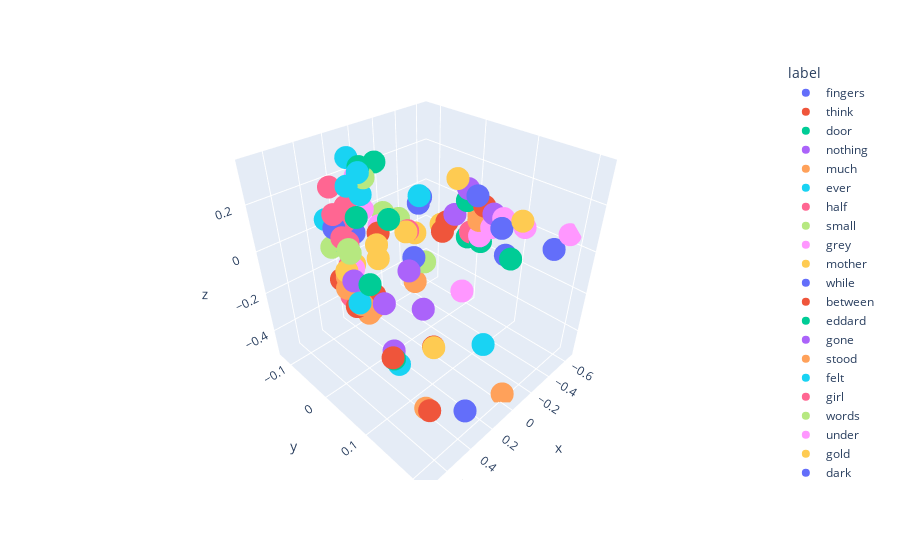

The notebook cell saved with this chart:
### Code cell
import pandas as pd
import plotly.express as px

# Giả sử X có 3 cột: x, y, z
df = pd.DataFrame(X[200:300], columns=['x', 'y', 'z'])

# Thêm nhãn color từ y
df['label'] = y[200:300]

# Vẽ scatter 3D
fig = px.scatter_3d(
    data_frame=df,
    x='x',
    y='y',
    z='z',
    color='label'
)
fig.show()

### Figure 1 — Plotly figure (JSON) as saved in the notebook; plotly's stock layout.template omitted (floating-point values rounded to 4 significant figures)
{"data": [{"hovertemplate": "label=fingers<br>x=%{x}<br>y=%{y}<br>z=%{z}<extra></extra>", "legendgroup": "fingers", "marker": {"color": "#636efa", "symbol": "circle"}, "mode": "markers", "name": "fingers", "scene": "scene", "showlegend": true, "type": "scatter3d", "x": [-0.6101], "y": [0.1662], "z": [-0.03115]}, {"hovertemplate": "label=think<br>x=%{x}<br>y=%{y}<br>z=%{z}<extra></extra>", "legendgroup": "think", "marker": {"color": "#EF553B", "symbol": "circle"}, "mode": "markers", "name": "think", "scene": "scene", "showlegend": true, "type": "scatter3d", "x": [0.7217], "y": [0.1572], "z": [-0.05346]}, {"hovertemplate": "label=door<br>x=%{x}<br>y=%{y}<br>z=%{z}<extra></extra>", "legendgroup": "door", "marker": {"color": "#00cc96", "symbol": "circle"}, "mode": "markers", "name": "door", "scene": "scene", "showlegend": true, "type": "scatter3d", "x": [-0.4877], "y": [0.1088], "z": [-0.11]}, {"hovertemplate": "label=nothing<br>x=%{x}<br>y=%{y}<br>z=%{z}<extra></extra>", "legendgroup": "nothing", "marker": {"color": "#ab63fa", "symbol": "circle"}, "mode": "markers", "name": "nothing", "scene": "scene", "showlegend": true, "type": "scatter3d", "x": [0.5066], "y": [0.09667], "z": [-0.2236]}, {"hovertemplate": "label=much<br>x=%{x}<br>y=%{y}<br>z=%{z}<extra></extra>", "legendgroup": "much", "marker": {"color": "#FFA15A", "symbol": "circle"}, "mode": "markers", "name": "much", "scene": "scene", "showlegend": true, "type": "scatter3d", "x": [0.5662], "y": [0.1743], "z": [-0.3325]}, {"hovertemplate": "label=ever<br>x=%{x}<br>y=%{y}<br>z=%{z}<extra></extra>", "legendgroup": "ever", "marker": {"color": "#19d3f3", "symbol": "circle"}, "mode": "markers", "name": "ever", "scene": "scene", "showlegend": true, "type": "scatter3d", "x": [0.5233], "y": [0.1116], "z": [-0.2563]}, {"hovertemplate": "label=half<br>x=%{x}<br>y=%{y}<br>z=%{z}<extra></extra>", "legendgroup": "half", "marker": {"color": "#FF6692", "symbol": "circle"}, "mode": "markers", "name": "half", "scene": "scene", "showlegend": true, "type": "scatter3d", "x": [-0.1718], "y": [-0.05118], "z": [-0.06258]}, {"hovertemplate": "label=small<br>x=%{x}<br>y=%{y}<br>z=%{z}<extra></extra>", "legendgroup": "small", "marker": {"color": "#B6E880", "symbol": "circle"}, "mode": "markers", "name": "small", "scene": "scene", "showlegend": true, "type": "scatter3d", "x": [-0.105], "y": [-0.09419], "z": [-2.615e-05]}, {"hovertemplate": "label=grey<br>x=%{x}<br>y=%{y}<br>z=%{z}<extra></extra>", "legendgroup": "grey", "marker": {"color": "#FF97FF", "symbol": "circle"}, "mode": "markers", "name": "grey", "scene": "scene", "showlegend": true, "type": "scatter3d", "x": [-0.6521], "y": [0.1829], "z": [0.0437]}, {"hovertemplate": "label=mother<br>x=%{x}<br>y=%{y}<br>z=%{z}<extra></extra>", "legendgroup": "mother", "marker": {"color": "#FECB52", "symbol": "circle"}, "mode": "markers", "name": "mother", "scene": "scene", "showlegend": true, "type": "scatter3d", "x": [0.5817], "y": [0.02941], "z": [0.06379]}, {"hovertemplate": "label=while<br>x=%{x}<br>y=%{y}<br>z=%{z}<extra></extra>", "legendgroup": "while", "marker": {"color": "#636efa", "symbol": "circle"}, "mode": "markers", "name": "while", "scene": "scene", "showlegend": true, "type": "scatter3d", "x": [-0.3073], "y": [-0.0534], "z": [0.06605]}, {"hovertemplate": "label=between<br>x=%{x}<br>y=%{y}<br>z=%{z}<extra></extra>", "legendgroup": "between", "marker": {"color": "#EF553B", "symbol": "circle"}, "mode": "markers", "name": "between", "scene": "scene", "showlegend": true, "type": "scatter3d", "x": [-0.4848], "y": [0.0488], "z": [0.07815]}, {"hovertemplate": "label=eddard<br>x=%{x}<br>y=%{y}<br>z=%{z}<extra></extra>", "legendgroup": "eddard", "marker": {"color": "#00cc96", "symbol": "circle"}, "mode": "markers", "name": "eddard", "scene": "scene", "showlegend": true, "type": "scatter3d", "x": [0.4473], "y": [0.08121], "z": [0.2826]}, {"hovertemplate": "label=gone<br>x=%{x}<br>y=%{y}<br>z=%{z}<extra></extra>", "legendgroup": "gone", "marker": {"color": "#ab63fa", "symbol": "circle"}, "mode": "markers", "name": "gone", "scene": "scene", "showlegend": true, "type": "scatter3d", "x": [0.04432], "y": [0.03974], "z": [-0.2849]}, {"hovertemplate": "label=stood<br>x=%{x}<br>y=%{y}<br>z=%{z}<extra></extra>", "legendgroup": "stood", "marker": {"color": "#FFA15A", "symbol": "circle"}, "mode": "markers", "name": "stood", "scene": "scene", "showlegend": true, "type": "scatter3d", "x": [-0.455], "y": [0.04486], "z": [0.01494]}, {"hovertemplate": "label=felt<br>x=%{x}<br>y=%{y}<br>z=%{z}<extra></extra>", "legendgroup": "felt", "marker": {"color": "#19d3f3", "symbol": "circle"}, "mode": "markers", "name": "felt", "scene": "scene", "showlegend": true, "type": "scatter3d", "x": [-0.1742], "y": [0.1258], "z": [-0.429]}, {"hovertemplate": "label=girl<br>x=%{x}<br>y=%{y}<br>z=%{z}<extra></extra>", "legendgroup": "girl", "marker": {"color": "#FF6692", "symbol": "circle"}, "mode": "markers", "name": "girl", "scene": "scene", "showlegend": true, "type": "scatter3d", "x": [0.2872], "y": [-0.06671], "z": [-0.1208]}, {"hovertemplate": "label=words<br>x=%{x}<br>y=%{y}<br>z=%{z}<extra></extra>", "legendgroup": "words", "marker": {"color": "#B6E880", "symbol": "circle"}, "mode": "markers", "name": "words", "scene": "scene", "showlegend": true, "type": "scatter3d", "x": [0.343], "y": [-0.002277], "z": [-0.2241]}, {"hovertemplate": "label=under<br>x=%{x}<br>y=%{y}<br>z=%{z}<extra></extra>", "legendgroup": "under", "marker": {"color": "#FF97FF", "symbol": "circle"}, "mode": "markers", "name": "under", "scene": "scene", "showlegend": true, "type": "scatter3d", "x": [-0.5283], "y": [0.08046], "z": [0.04171]}, {"hovertemplate": "label=gold<br>x=%{x}<br>y=%{y}<br>z=%{z}<extra></extra>", "legendgroup": "gold", "marker": {"color": "#FECB52", "symbol": "circle"}, "mode": "markers", "name": "gold", "scene": "scene", "showlegend": true, "type": "scatter3d", "x": [-0.4264], "y": [0.002307], "z": [0.1732]}, {"hovertemplate": "label=dark<br>x=%{x}<br>y=%{y}<br>z=%{z}<extra></extra>", "legendgroup": "dark", "marker": {"color": "#636efa", "symbol": "circle"}, "mode": "markers", "name": "dark", "scene": "scene", "showlegend": true, "type": "scatter3d", "x": [-0.4933], "y": [0.0848], "z": [0.009197]}, {"hovertemplate": "label=put<br>x=%{x}<br>y=%{y}<br>z=%{z}<extra></extra>", "legendgroup": "put", "marker": {"color": "#EF553B", "symbol": "circle"}, "mode": "markers", "name": "put", "scene": "scene", "showlegend": true, "type": "scatter3d", "x": [0.01217], "y": [-0.0744], "z": [-0.04989]}, {"hovertemplate": "label=hear<br>x=%{x}<br>y=%{y}<br>z=%{z}<extra></extra>", "legendgroup": "hear", "marker": {"color": "#00cc96", "symbol": "circle"}, "mode": "markers", "name": "hear", "scene": "scene", "showlegend": true, "type": "scatter3d", "x": [0.5355], "y": [0.1049], "z": [-0.2359]}, {"hovertemplate": "label=steel<br>x=%{x}<br>y=%{y}<br>z=%{z}<extra></extra>", "legendgroup": "steel", "marker": {"color": "#ab63fa", "symbol": "circle"}, "mode": "markers", "name": "steel", "scene": "scene", "showlegend": true, "type": "scatter3d", "x": [-0.456], "y": [0.01946], "z": [0.1369]}, {"hovertemplate": "label=sister<br>x=%{x}<br>y=%{y}<br>z=%{z}<extra></extra>", "legendgroup": "sister", "marker": {"color": "#FFA15A", "symbol": "circle"}, "mode": "markers", "name": "sister", "scene": "scene", "showlegend": true, "type": "scatter3d", "x": [0.5291], "y": [0.009988], "z": [-0.003317]}, {"hovertemplate": "label=every<br>x=%{x}<br>y=%{y}<br>z=%{z}<extra></extra>", "legendgroup": "every", "marker": {"color": "#19d3f3", "symbol": "circle"}, "mode": "markers", "name": "every", "scene": "scene", "showlegend": true, "type": "scatter3d", "x": [0.02795], "y": [-0.1098], "z": [0.1006]}, {"hovertemplate": "label=woman<br>x=%{x}<br>y=%{y}<br>z=%{z}<extra></extra>", "legendgroup": "woman", "marker": {"color": "#FF6692", "symbol": "circle"}, "mode": "markers", "name": "woman", "scene": "scene", "showlegend": true, "type": "scatter3d", "x": [0.1265], "y": [-0.1211], "z": [0.05796]}, {"hovertemplate": "label=snow<br>x=%{x}<br>y=%{y}<br>z=%{z}<extra></extra>", "legendgroup": "snow", "marker": {"color": "#B6E880", "symbol": "circle"}, "mode": "markers", "name": "snow", "scene": "scene", "showlegend": true, "type": "scatter3d", "x": [-0.1657], "y": [-0.07171], "z": [-0.02146]}, {"hovertemplate": "label=cold<br>x=%{x}<br>y=%{y}<br>z=%{z}<extra></extra>", "legendgroup": "cold", "marker": {"color": "#FF97FF", "symbol": "circle"}, "mode": "markers", "name": "cold", "scene": "scene", "showlegend": true, "type": "scatter3d", "x": [-0.4257], "y": [0.05415], "z": [-0.04146]}, {"hovertemplate": "label=beneath<br>x=%{x}<br>y=%{y}<br>z=%{z}<extra></extra>", "legendgroup": "beneath", "marker": {"color": "#FECB52", "symbol": "circle"}, "mode": "markers", "name": "beneath", "scene": "scene", "showlegend": true, "type": "scatter3d", "x": [-0.5632], "y": [0.111], "z": [0.05193]}, {"hovertemplate": "label=right<br>x=%{x}<br>y=%{y}<br>z=%{z}<extra></extra>", "legendgroup": "right", "marker": {"color": "#636efa", "symbol": "circle"}, "mode": "markers", "name": "right", "scene": "scene", "showlegend": true, "type": "scatter3d", "x": [-0.1545], "y": [-0.03236], "z": [-0.1735]}, {"hovertemplate": "label=done<br>x=%{x}<br>y=%{y}<br>z=%{z}<extra></extra>", "legendgroup": "done", "marker": {"color": "#EF553B", "symbol": "circle"}, "mode": "markers", "name": "done", "scene": "scene", "showlegend": true, "type": "scatter3d", "x": [0.6574], "y": [0.2037], "z": [-0.2316]}, {"hovertemplate": "label=watch<br>x=%{x}<br>y=%{y}<br>z=%{z}<extra></extra>", "legendgroup": "watch", "marker": {"color": "#00cc96", "symbol": "circle"}, "mode": "markers", "name": "watch", "scene": "scene", "showlegend": true, "type": "scatter3d", "x": [0.2572], "y": [-0.03371], "z": [0.3296]}, {"hovertemplate": "label=re<br>x=%{x}<br>y=%{y}<br>z=%{z}<extra></extra>", "legendgroup": "re", "marker": {"color": "#ab63fa", "symbol": "circle"}, "mode": "markers", "name": "re", "scene": "scene", "showlegend": true, "type": "scatter3d", "x": [0.687], "y": [0.1363], "z": [0.1154]}, {"hovertemplate": "label=just<br>x=%{x}<br>y=%{y}<br>z=%{z}<extra></extra>", "legendgroup": "just", "marker": {"color": "#FFA15A", "symbol": "circle"}, "mode": "markers", "name": "just", "scene": "scene", "showlegend": true, "type": "scatter3d", "x": [0.3575], "y": [0.005818], "z": [-0.2216]}, {"hovertemplate": "label=children<br>x=%{x}<br>y=%{y}<br>z=%{z}<extra></extra>", "legendgroup": "children", "marker": {"color": "#19d3f3", "symbol": "circle"}, "mode": "markers", "name": "children", "scene": "scene", "showlegend": true, "type": "scatter3d", "x": [0.2499], "y": [-0.06898], "z": [0.2221]}, {"hovertemplate": "label=place<br>x=%{x}<br>y=%{y}<br>z=%{z}<extra></extra>", "legendgroup": "place", "marker": {"color": "#FF6692", "symbol": "circle"}, "mode": "markers", "name": "place", "scene": "scene", "showlegend": true, "type": "scatter3d", "x": [0.4133], "y": [-0.02117], "z": [0.0734]}, {"hovertemplate": "label=life<br>x=%{x}<br>y=%{y}<br>z=%{z}<extra></extra>", "legendgroup": "life", "marker": {"color": "#B6E880", "symbol": "circle"}, "mode": "markers", "name": "life", "scene": "scene", "showlegend": true, "type": "scatter3d", "x": [0.4081], "y": [-0.04099], "z": [0.06054]}, {"hovertemplate": "label=jorah<br>x=%{x}<br>y=%{y}<br>z=%{z}<extra></extra>", "legendgroup": "jorah", "marker": {"color": "#FF97FF", "symbol": "circle"}, "mode": "markers", "name": "jorah", "scene": "scene", "showlegend": true, "type": "scatter3d", "x": [0.144], "y": [0.1401], "z": [-0.01719]}, {"hovertemplate": "label=moment<br>x=%{x}<br>y=%{y}<br>z=%{z}<extra></extra>", "legendgroup": "moment", "marker": {"color": "#FECB52", "symbol": "circle"}, "mode": "markers", "name": "moment", "scene": "scene", "showlegend": true, "type": "scatter3d", "x": [0.09226], "y": [0.07576], "z": [-0.4204]}, {"hovertemplate": "label=seen<br>x=%{x}<br>y=%{y}<br>z=%{z}<extra></extra>", "legendgroup": "seen", "marker": {"color": "#636efa", "symbol": "circle"}, "mode": "markers", "name": "seen", "scene": "scene", "showlegend": true, "type": "scatter3d", "x": [0.4229], "y": [0.2137], "z": [-0.3378]}, {"hovertemplate": "label=herself<br>x=%{x}<br>y=%{y}<br>z=%{z}<extra></extra>", "legendgroup": "herself", "marker": {"color": "#EF553B", "symbol": "circle"}, "mode": "markers", "name": "herself", "scene": "scene", "showlegend": true, "type": "scatter3d", "x": [0.07635], "y": [0.07143], "z": [-0.4306]}, {"hovertemplate": "label=need<br>x=%{x}<br>y=%{y}<br>z=%{z}<extra></extra>", "legendgroup": "need", "marker": {"color": "#00cc96", "symbol": "circle"}, "mode": "markers", "name": "need", "scene": "scene", "showlegend": true, "type": "scatter3d", "x": [0.701], "y": [0.1165], "z": [0.1634]}, {"hovertemplate": "label=fire<br>x=%{x}<br>y=%{y}<br>z=%{z}<extra></extra>", "legendgroup": "fire", "marker": {"color": "#ab63fa", "symbol": "circle"}, "mode": "markers", "name": "fire", "scene": "scene", "showlegend": true, "type": "scatter3d", "x": [-0.3746], "y": [0.0099], "z": [0.0283]}, {"hovertemplate": "label=find<br>x=%{x}<br>y=%{y}<br>z=%{z}<extra></extra>", "legendgroup": "find", "marker": {"color": "#FFA15A", "symbol": "circle"}, "mode": "markers", "name": "find", "scene": "scene", "showlegend": true, "type": "scatter3d", "x": [0.5793], "y": [0.05644], "z": [-0.04317]}, {"hovertemplate": "label=any<br>x=%{x}<br>y=%{y}<br>z=%{z}<extra></extra>", "legendgroup": "any", "marker": {"color": "#19d3f3", "symbol": "circle"}, "mode": "markers", "name": "any", "scene": "scene", "showlegend": true, "type": "scatter3d", "x": [0.6055], "y": [0.06035], "z": [-0.02114]}, {"hovertemplate": "label=fear<br>x=%{x}<br>y=%{y}<br>z=%{z}<extra></extra>", "legendgroup": "fear", "marker": {"color": "#FF6692", "symbol": "circle"}, "mode": "markers", "name": "fear", "scene": "scene", "showlegend": true, "type": "scatter3d", "x": [0.5184], "y": [0.01221], "z": [-0.08874]}, {"hovertemplate": "label=give<br>x=%{x}<br>y=%{y}<br>z=%{z}<extra></extra>", "legendgroup": "give", "marker": {"color": "#B6E880", "symbol": "circle"}, "mode": "markers", "name": "give", "scene": "scene", "showlegend": true, "type": "scatter3d", "x": [0.6264], "y": [0.0571], "z": [0.1817]}, {"hovertemplate": "label=mormont<br>x=%{x}<br>y=%{y}<br>z=%{z}<extra></extra>", "legendgroup": "mormont", "marker": {"color": "#FF97FF", "symbol": "circle"}, "mode": "markers", "name": "mormont", "scene": "scene", "showlegend": true, "type": "scatter3d", "x": [0.01527], "y": [-0.1115], "z": [0.0277]}, {"hovertemplate": "label=began<br>x=%{x}<br>y=%{y}<br>z=%{z}<extra></extra>", "legendgroup": "began", "marker": {"color": "#FECB52", "symbol": "circle"}, "mode": "markers", "name": "began", "scene": "scene", "showlegend": true, "type": "scatter3d", "x": [-0.2243], "y": [-0.04722], "z": [-0.08307]}, {"hovertemplate": "label=littlefinger<br>x=%{x}<br>y=%{y}<br>z=%{z}<extra></extra>", "legendgroup": "littlefinger", "marker": {"color": "#636efa", "symbol": "circle"}, "mode": "markers", "name": "littlefinger", "scene": "scene", "showlegend": true, "type": "scatter3d", "x": [0.1041], "y": [-0.1106], "z": [-0.06421]}, {"hovertemplate": "label=child<br>x=%{x}<br>y=%{y}<br>z=%{z}<extra></extra>", "legendgroup": "child", "marker": {"color": "#EF553B", "symbol": "circle"}, "mode": "markers", "name": "child", "scene": "scene", "showlegend": true, "type": "scatter3d", "x": [0.5048], "y": [-0.01449], "z": [-0.05382]}, {"hovertemplate": "label=arms<br>x=%{x}<br>y=%{y}<br>z=%{z}<extra></extra>", "legendgroup": "arms", "marker": {"color": "#00cc96", "symbol": "circle"}, "mode": "markers", "name": "arms", "scene": "scene", "showlegend": true, "type": "scatter3d", "x": [-0.4479], "y": [0.05242], "z": [-0.07759]}, {"hovertemplate": "label=side<br>x=%{x}<br>y=%{y}<br>z=%{z}<extra></extra>", "legendgroup": "side", "marker": {"color": "#ab63fa", "symbol": "circle"}, "mode": "markers", "name": "side", "scene": "scene", "showlegend": true, "type": "scatter3d", "x": [-0.5039], "y": [0.06509], "z": [0.05302]}, {"hovertemplate": "label=silver<br>x=%{x}<br>y=%{y}<br>z=%{z}<extra></extra>", "legendgroup": "silver", "marker": {"color": "#FFA15A", "symbol": "circle"}, "mode": "markers", "name": "silver", "scene": "scene", "showlegend": true, "type": "scatter3d", "x": [-0.483], "y": [0.03877], "z": [0.02633]}, {"hovertemplate": "label=tywin<br>x=%{x}<br>y=%{y}<br>z=%{z}<extra></extra>", "legendgroup": "tywin", "marker": {"color": "#19d3f3", "symbol": "circle"}, "mode": "markers", "name": "tywin", "scene": "scene", "showlegend": true, "type": "scatter3d", "x": [0.3439], "y": [-0.007822], "z": [0.3452]}, {"hovertemplate": "label=these<br>x=%{x}<br>y=%{y}<br>z=%{z}<extra></extra>", "legendgroup": "these", "marker": {"color": "#FF6692", "symbol": "circle"}, "mode": "markers", "name": "these", "scene": "scene", "showlegend": true, "type": "scatter3d", "x": [0.5363], "y": [0.009941], "z": [0.1622]}, {"hovertemplate": "label=shall<br>x=%{x}<br>y=%{y}<br>z=%{z}<extra></extra>", "legendgroup": "shall", "marker": {"color": "#B6E880", "symbol": "circle"}, "mode": "markers", "name": "shall", "scene": "scene", "showlegend": true, "type": "scatter3d", "x": [0.6177], "y": [0.0509], "z": [0.1857]}, {"hovertemplate": "label=dothraki<br>x=%{x}<br>y=%{y}<br>z=%{z}<extra></extra>", "legendgroup": "dothraki", "marker": {"color": "#FF97FF", "symbol": "circle"}, "mode": "markers", "name": "dothraki", "scene": "scene", "showlegend": true, "type": "scatter3d", "x": [-0.0318], "y": [-0.08399], "z": [-0.0357]}, {"hovertemplate": "label=end<br>x=%{x}<br>y=%{y}<br>z=%{z}<extra></extra>", "legendgroup": "end", "marker": {"color": "#FECB52", "symbol": "circle"}, "mode": "markers", "name": "end", "scene": "scene", "showlegend": true, "type": "scatter3d", "x": [-0.1253], "y": [-0.04296], "z": [-0.04728]}, {"hovertemplate": "label=name<br>x=%{x}<br>y=%{y}<br>z=%{z}<extra></extra>", "legendgroup": "name", "marker": {"color": "#636efa", "symbol": "circle"}, "mode": "markers", "name": "name", "scene": "scene", "showlegend": true, "type": "scatter3d", "x": [0.4507], "y": [-0.03864], "z": [0.1257]}, {"hovertemplate": "label=perhaps<br>x=%{x}<br>y=%{y}<br>z=%{z}<extra></extra>", "legendgroup": "perhaps", "marker": {"color": "#EF553B", "symbol": "circle"}, "mode": "markers", "name": "perhaps", "scene": "scene", "showlegend": true, "type": "scatter3d", "x": [0.5659], "y": [0.03967], "z": [-0.08197]}, {"hovertemplate": "label=those<br>x=%{x}<br>y=%{y}<br>z=%{z}<extra></extra>", "legendgroup": "those", "marker": {"color": "#00cc96", "symbol": "circle"}, "mode": "markers", "name": "those", "scene": "scene", "showlegend": true, "type": "scatter3d", "x": [0.1462], "y": [-0.08619], "z": [0.04596]}, {"hovertemplate": "label=leave<br>x=%{x}<br>y=%{y}<br>z=%{z}<extra></extra>", "legendgroup": "leave", "marker": {"color": "#ab63fa", "symbol": "circle"}, "mode": "markers", "name": "leave", "scene": "scene", "showlegend": true, "type": "scatter3d", "x": [0.5979], "y": [0.04892], "z": [0.05337]}, {"hovertemplate": "label=always<br>x=%{x}<br>y=%{y}<br>z=%{z}<extra></extra>", "legendgroup": "always", "marker": {"color": "#FFA15A", "symbol": "circle"}, "mode": "markers", "name": "always", "scene": "scene", "showlegend": true, "type": "scatter3d", "x": [0.4174], "y": [0.017], "z": [-0.2017]}, {"hovertemplate": "label=horses<br>x=%{x}<br>y=%{y}<br>z=%{z}<extra></extra>", "legendgroup": "horses", "marker": {"color": "#19d3f3", "symbol": "circle"}, "mode": "markers", "name": "horses", "scene": "scene", "showlegend": true, "type": "scatter3d", "x": [-0.207], "y": [-0.03147], "z": [0.1145]}, {"hovertemplate": "label=jaime<br>x=%{x}<br>y=%{y}<br>z=%{z}<extra></extra>", "legendgroup": "jaime", "marker": {"color": "#FF6692", "symbol": "circle"}, "mode": "markers", "name": "jaime", "scene": "scene", "showlegend": true, "type": "scatter3d", "x": [0.2764], "y": [-0.1054], "z": [0.1922]}, {"hovertemplate": "label=yes<br>x=%{x}<br>y=%{y}<br>z=%{z}<extra></extra>", "legendgroup": "yes", "marker": {"color": "#B6E880", "symbol": "circle"}, "mode": "markers", "name": "yes", "scene": "scene", "showlegend": true, "type": "scatter3d", "x": [0.4325], "y": [-0.05726], "z": [0.01728]}, {"hovertemplate": "label=many<br>x=%{x}<br>y=%{y}<br>z=%{z}<extra></extra>", "legendgroup": "many", "marker": {"color": "#FF97FF", "symbol": "circle"}, "mode": "markers", "name": "many", "scene": "scene", "showlegend": true, "type": "scatter3d", "x": [0.3965], "y": [-0.01964], "z": [-0.04627]}, {"hovertemplate": "label=others<br>x=%{x}<br>y=%{y}<br>z=%{z}<extra></extra>", "legendgroup": "others", "marker": {"color": "#FECB52", "symbol": "circle"}, "mode": "markers", "name": "others", "scene": "scene", "showlegend": true, "type": "scatter3d", "x": [0.0592], "y": [-0.06614], "z": [-0.08659]}, {"hovertemplate": "label=castle<br>x=%{x}<br>y=%{y}<br>z=%{z}<extra></extra>", "legendgroup": "castle", "marker": {"color": "#636efa", "symbol": "circle"}, "mode": "markers", "name": "castle", "scene": "scene", "showlegend": true, "type": "scatter3d", "x": [-0.1995], "y": [-0.03152], "z": [0.08171]}, {"hovertemplate": "label=room<br>x=%{x}<br>y=%{y}<br>z=%{z}<extra></extra>", "legendgroup": "room", "marker": {"color": "#EF553B", "symbol": "circle"}, "mode": "markers", "name": "room", "scene": "scene", "showlegend": true, "type": "scatter3d", "x": [-0.3449], "y": [-0.0005355], "z": [-0.009791]}, {"hovertemplate": "label=north<br>x=%{x}<br>y=%{y}<br>z=%{z}<extra></extra>", "legendgroup": "north", "marker": {"color": "#00cc96", "symbol": "circle"}, "mode": "markers", "name": "north", "scene": "scene", "showlegend": true, "type": "scatter3d", "x": [-0.04182], "y": [-0.09019], "z": [0.2463]}, {"hovertemplate": "label=far<br>x=%{x}<br>y=%{y}<br>z=%{z}<extra></extra>", "legendgroup": "far", "marker": {"color": "#ab63fa", "symbol": "circle"}, "mode": "markers", "name": "far", "scene": "scene", "showlegend": true, "type": "scatter3d", "x": [-0.05333], "y": [-0.0185], "z": [-0.1959]}, {"hovertemplate": "label=smile<br>x=%{x}<br>y=%{y}<br>z=%{z}<extra></extra>", "legendgroup": "smile", "marker": {"color": "#FFA15A", "symbol": "circle"}, "mode": "markers", "name": "smile", "scene": "scene", "showlegend": true, "type": "scatter3d", "x": [-0.1077], "y": [-0.01797], "z": [-0.2692]}, {"hovertemplate": "label=lords<br>x=%{x}<br>y=%{y}<br>z=%{z}<extra></extra>", "legendgroup": "lords", "marker": {"color": "#19d3f3", "symbol": "circle"}, "mode": "markers", "name": "lords", "scene": "scene", "showlegend": true, "type": "scatter3d", "x": [0.1176], "y": [-0.1085], "z": [0.2806]}, {"hovertemplate": "label=honor<br>x=%{x}<br>y=%{y}<br>z=%{z}<extra></extra>", "legendgroup": "honor", "marker": {"color": "#FF6692", "symbol": "circle"}, "mode": "markers", "name": "honor", "scene": "scene", "showlegend": true, "type": "scatter3d", "x": [0.5759], "y": [0.009957], "z": [0.2605]}, {"hovertemplate": "label=wine<br>x=%{x}<br>y=%{y}<br>z=%{z}<extra></extra>", "legendgroup": "wine", "marker": {"color": "#B6E880", "symbol": "circle"}, "mode": "markers", "name": "wine", "scene": "scene", "showlegend": true, "type": "scatter3d", "x": [0.01968], "y": [-0.1245], "z": [0.01157]}, {"hovertemplate": "label=cloak<br>x=%{x}<br>y=%{y}<br>z=%{z}<extra></extra>", "legendgroup": "cloak", "marker": {"color": "#FF97FF", "symbol": "circle"}, "mode": "markers", "name": "cloak", "scene": "scene", "showlegend": true, "type": "scatter3d", "x": [-0.5764], "y": [0.1144], "z": [0.02269]}, {"hovertemplate": "label=luwin<br>x=%{x}<br>y=%{y}<br>z=%{z}<extra></extra>", "legendgroup": "luwin", "marker": {"color": "#FECB52", "symbol": "circle"}, "mode": "markers", "name": "luwin", "scene": "scene", "showlegend": true, "type": "scatter3d", "x": [0.109], "y": [-0.04864], "z": [-0.1207]}, {"hovertemplate": "label=arm<br>x=%{x}<br>y=%{y}<br>z=%{z}<extra></extra>", "legendgroup": "arm", "marker": {"color": "#636efa", "symbol": "circle"}, "mode": "markers", "name": "arm", "scene": "scene", "showlegend": true, "type": "scatter3d", "x": [-0.4959], "y": [0.09665], "z": [-0.1078]}, {"hovertemplate": "label=rode<br>x=%{x}<br>y=%{y}<br>z=%{z}<extra></extra>", "legendgroup": "rode", "marker": {"color": "#EF553B", "symbol": "circle"}, "mode": "markers", "name": "rode", "scene": "scene", "showlegend": true, "type": "scatter3d", "x": [-0.3202], "y": [-0.004702], "z": [-0.05485]}, {"hovertemplate": "label=mouth<br>x=%{x}<br>y=%{y}<br>z=%{z}<extra></extra>", "legendgroup": "mouth", "marker": {"color": "#00cc96", "symbol": "circle"}, "mode": "markers", "name": "mouth", "scene": "scene", "showlegend": true, "type": "scatter3d", "x": [-0.4199], "y": [0.02951], "z": [-0.07229]}, {"hovertemplate": "label=sent<br>x=%{x}<br>y=%{y}<br>z=%{z}<extra></extra>", "legendgroup": "sent", "marker": {"color": "#ab63fa", "symbol": "circle"}, "mode": "markers", "name": "sent", "scene": "scene", "showlegend": true, "type": "scatter3d", "x": [0.2798], "y": [-0.0696], "z": [-0.03573]}, {"hovertemplate": "label=word<br>x=%{x}<br>y=%{y}<br>z=%{z}<extra></extra>", "legendgroup": "word", "marker": {"color": "#FFA15A", "symbol": "circle"}, "mode": "markers", "name": "word", "scene": "scene", "showlegend": true, "type": "scatter3d", "x": [0.5768], "y": [0.02472], "z": [-0.01752]}, {"hovertemplate": "label=sweet<br>x=%{x}<br>y=%{y}<br>z=%{z}<extra></extra>", "legendgroup": "sweet", "marker": {"color": "#19d3f3", "symbol": "circle"}, "mode": "markers", "name": "sweet", "scene": "scene", "showlegend": true, "type": "scatter3d", "x": [0.3694], "y": [-0.0898], "z": [0.08884]}, {"hovertemplate": "label=another<br>x=%{x}<br>y=%{y}<br>z=%{z}<extra></extra>", "legendgroup": "another", "marker": {"color": "#FF6692", "symbol": "circle"}, "mode": "markers", "name": "another", "scene": "scene", "showlegend": true, "type": "scatter3d", "x": [0.1601], "y": [-0.1132], "z": [0.004312]}, {"hovertemplate": "label=seven<br>x=%{x}<br>y=%{y}<br>z=%{z}<extra></extra>", "legendgroup": "seven", "marker": {"color": "#B6E880", "symbol": "circle"}, "mode": "markers", "name": "seven", "scene": "scene", "showlegend": true, "type": "scatter3d", "x": [0.1319], "y": [-0.06502], "z": [0.2349]}, {"hovertemplate": "label=wind<br>x=%{x}<br>y=%{y}<br>z=%{z}<extra></extra>", "legendgroup": "wind", "marker": {"color": "#FF97FF", "symbol": "circle"}, "mode": "markers", "name": "wind", "scene": "scene", "showlegend": true, "type": "scatter3d", "x": [-0.4906], "y": [0.06521], "z": [-0.006862]}, {"hovertemplate": "label=water<br>x=%{x}<br>y=%{y}<br>z=%{z}<extra></extra>", "legendgroup": "water", "marker": {"color": "#FECB52", "symbol": "circle"}, "mode": "markers", "name": "water", "scene": "scene", "showlegend": true, "type": "scatter3d", "x": [-0.3405], "y": [-0.01278], "z": [-0.03361]}, {"hovertemplate": "label=walls<br>x=%{x}<br>y=%{y}<br>z=%{z}<extra></extra>", "legendgroup": "walls", "marker": {"color": "#636efa", "symbol": "circle"}, "mode": "markers", "name": "walls", "scene": "scene", "showlegend": true, "type": "scatter3d", "x": [-0.4359], "y": [0.04331], "z": [0.1306]}, {"hovertemplate": "label=taken<br>x=%{x}<br>y=%{y}<br>z=%{z}<extra></extra>", "legendgroup": "taken", "marker": {"color": "#EF553B", "symbol": "circle"}, "mode": "markers", "name": "taken", "scene": "scene", "showlegend": true, "type": "scatter3d", "x": [0.3368], "y": [0.007252], "z": [-0.1533]}, {"hovertemplate": "label=tower<br>x=%{x}<br>y=%{y}<br>z=%{z}<extra></extra>", "legendgroup": "tower", "marker": {"color": "#00cc96", "symbol": "circle"}, "mode": "markers", "name": "tower", "scene": "scene", "showlegend": true, "type": "scatter3d", "x": [-0.4349], "y": [0.02255], "z": [0.09014]}, {"hovertemplate": "label=arryn<br>x=%{x}<br>y=%{y}<br>z=%{z}<extra></extra>", "legendgroup": "arryn", "marker": {"color": "#ab63fa", "symbol": "circle"}, "mode": "markers", "name": "arryn", "scene": "scene", "showlegend": true, "type": "scatter3d", "x": [0.3763], "y": [-0.05225], "z": [0.02103]}, {"hovertemplate": "label=feel<br>x=%{x}<br>y=%{y}<br>z=%{z}<extra></extra>", "legendgroup": "feel", "marker": {"color": "#FFA15A", "symbol": "circle"}, "mode": "markers", "name": "feel", "scene": "scene", "showlegend": true, "type": "scatter3d", "x": [-0.02757], "y": [0.1975], "z": [-0.514]}, {"hovertemplate": "label=ride<br>x=%{x}<br>y=%{y}<br>z=%{z}<extra></extra>", "legendgroup": "ride", "marker": {"color": "#19d3f3", "symbol": "circle"}, "mode": "markers", "name": "ride", "scene": "scene", "showlegend": true, "type": "scatter3d", "x": [0.3685], "y": [-0.04756], "z": [0.03347]}, {"hovertemplate": "label=sat<br>x=%{x}<br>y=%{y}<br>z=%{z}<extra></extra>", "legendgroup": "sat", "marker": {"color": "#FF6692", "symbol": "circle"}, "mode": "markers", "name": "sat", "scene": "scene", "showlegend": true, "type": "scatter3d", "x": [-0.4275], "y": [0.03417], "z": [-0.04461]}, {"hovertemplate": "label=close<br>x=%{x}<br>y=%{y}<br>z=%{z}<extra></extra>", "legendgroup": "close", "marker": {"color": "#B6E880", "symbol": "circle"}, "mode": "markers", "name": "close", "scene": "scene", "showlegend": true, "type": "scatter3d", "x": [-0.1985], "y": [-0.01724], "z": [-0.1911]}, {"hovertemplate": "label=swords<br>x=%{x}<br>y=%{y}<br>z=%{z}<extra></extra>", "legendgroup": "swords", "marker": {"color": "#FF97FF", "symbol": "circle"}, "mode": "markers", "name": "swords", "scene": "scene", "showlegend": true, "type": "scatter3d", "x": [0.09141], "y": [-0.09787], "z": [0.2059]}, {"hovertemplate": "label=prince<br>x=%{x}<br>y=%{y}<br>z=%{z}<extra></extra>", "legendgroup": "prince", "marker": {"color": "#FECB52", "symbol": "circle"}, "mode": "markers", "name": "prince", "scene": "scene", "showlegend": true, "type": "scatter3d", "x": [0.2325], "y": [-0.07307], "z": [-0.142]}], "layout": {"legend": {"title": {"text": "label"}, "tracegroupgap": 0}, "margin": {"t": 60}, "scene": {"domain": {"x": [0, 1], "y": [0, 1]}, "xaxis": {"title": {"text": "x"}}, "yaxis": {"title": {"text": "y"}}, "zaxis": {"title": {"text": "z"}}}}}
